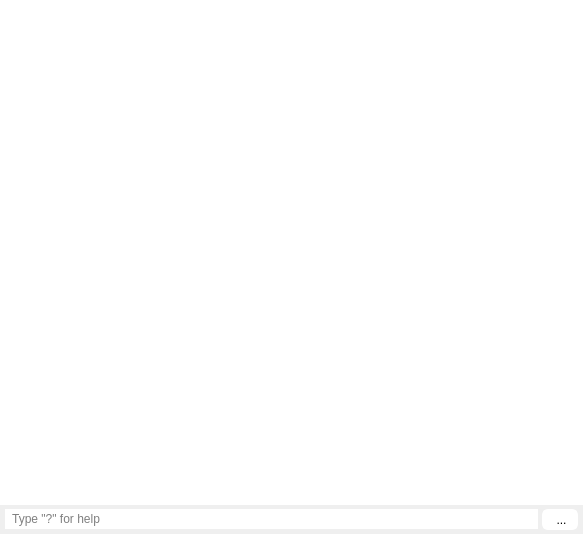
<?xml version="1.0" encoding="UTF-8"?>
<ui version="4.0">
 <class>ConsoleWidget</class>
 <widget class="QWidget" name="ConsoleWidget">
  <property name="geometry">
   <rect>
    <x>0</x>
    <y>0</y>
    <width>583</width>
    <height>534</height>
   </rect>
  </property>
  <property name="windowTitle">
   <string>Form</string>
  </property>
  <layout class="QVBoxLayout" name="verticalLayout">
   <property name="spacing">
    <number>0</number>
   </property>
   <property name="leftMargin">
    <number>0</number>
   </property>
   <property name="topMargin">
    <number>0</number>
   </property>
   <property name="rightMargin">
    <number>0</number>
   </property>
   <property name="bottomMargin">
    <number>0</number>
   </property>
   <item>
    <widget class="QPlainTextEdit" name="outputTextEdit">
     <property name="sizePolicy">
      <sizepolicy hsizetype="Expanding" vsizetype="Expanding">
       <horstretch>0</horstretch>
       <verstretch>0</verstretch>
      </sizepolicy>
     </property>
     <property name="font">
      <font>
       <family>Monaco</family>
       <pointsize>11</pointsize>
      </font>
     </property>
     <property name="frameShape">
      <enum>QFrame::NoFrame</enum>
     </property>
     <property name="lineWidth">
      <number>0</number>
     </property>
     <property name="undoRedoEnabled">
      <bool>false</bool>
     </property>
     <property name="readOnly">
      <bool>true</bool>
     </property>
     <property name="plainText">
      <string/>
     </property>
    </widget>
   </item>
   <item>
    <layout class="QHBoxLayout" name="horizontalLayout">
     <property name="spacing">
      <number>4</number>
     </property>
     <property name="leftMargin">
      <number>5</number>
     </property>
     <property name="topMargin">
      <number>3</number>
     </property>
     <property name="rightMargin">
      <number>5</number>
     </property>
     <property name="bottomMargin">
      <number>3</number>
     </property>
     <item>
      <widget class="QLineEdit" name="inputLineEdit">
       <property name="styleSheet">
        <string notr="true">border: 2px solid palette(base);</string>
       </property>
       <property name="frame">
        <bool>false</bool>
       </property>
       <property name="placeholderText">
        <string> Type &quot;?&quot; for help</string>
       </property>
       <property name="clearButtonEnabled">
        <bool>true</bool>
       </property>
      </widget>
     </item>
     <item>
      <widget class="QToolButton" name="execButton">
       <property name="sizePolicy">
        <sizepolicy hsizetype="Fixed" vsizetype="Preferred">
         <horstretch>0</horstretch>
         <verstretch>0</verstretch>
        </sizepolicy>
       </property>
       <property name="toolTip">
        <string>Execute command</string>
       </property>
       <property name="styleSheet">
        <string notr="true">/*
border: none;
padding: 2px;
*/

QToolButton { /* all types of tool button */
    border: 0px solid rgb(255, 255, 255);
    border-radius: 6px;
    border-top: 2px solid rgb(255, 255, 255);
    border-bottom: 2px solid rgb(255, 255, 255);
    border-left: 2px solid rgb(255, 255, 255);
    border-right: 2px solid rgb(255, 255, 255);
    margin-bottom: 1px;
    margin-top: 1px;
    padding-left: 8px;
    padding-right: 5px;
	background-color: rgb(255, 255, 255);
}</string>
       </property>
       <property name="text">
        <string>...</string>
       </property>
       <property name="icon">
        <iconset resource="../resources.qrc">
         <normaloff>:/img/icons/play.svg</normaloff>:/img/icons/play.svg</iconset>
       </property>
      </widget>
     </item>
    </layout>
   </item>
  </layout>
 </widget>
 <resources>
  <include location="../resources.qrc"/>
 </resources>
 <connections/>
</ui>
